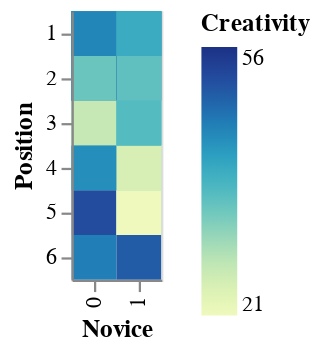

Notebook source saved alongside this figure:
### Code cell
# 2D Heat Map
alt.Chart(data).mark_rect().encode(
    x='Novice:N',
    y='Position:N',
    color='Creativity:Q'
)

### Figure 1 — Vega-Lite specification as saved in the notebook (floating-point values rounded to 4 significant figures)
{"config": {"view": {"continuousWidth": 400, "continuousHeight": 300}}, "data": {"name": "data-4ffd5b5505ca846f21f4f9c23f4f1061"}, "mark": "rect", "encoding": {"color": {"field": "Creativity", "type": "quantitative"}, "x": {"field": "Novice", "type": "nominal"}, "y": {"field": "Position", "type": "nominal"}}, "$schema": "https://vega.github.io/schema/vega-lite/v4.17.0.json", "datasets": {"data-4ffd5b5505ca846f21f4f9c23f4f1061": [{"Unnamed: 0": 1, "Creativity": 53, "Position": 1, "Novice": 0}, {"Unnamed: 0": 2, "Creativity": 36, "Position": 3, "Novice": 1}, {"Unnamed: 0": 3, "Creativity": 31, "Position": 4, "Novice": 0}, {"Unnamed: 0": 4, "Creativity": 43, "Position": 2, "Novice": 0}, {"Unnamed: 0": 5, "Creativity": 30, "Position": 4, "Novice": 1}, {"Unnamed: 0": 6, "Creativity": 41, "Position": 1, "Novice": 0}, {"Unnamed: 0": 7, "Creativity": 32, "Position": 4, "Novice": 0}, {"Unnamed: 0": 8, "Creativity": 54, "Position": 1, "Novice": 1}, {"Unnamed: 0": 9, "Creativity": 47, "Position": 2, "Novice": 1}, {"Unnamed: 0": 10, "Creativity": 50, "Position": 2, "Novice": 0}, {"Unnamed: 0": 11, "Creativity": 56, "Position": 1, "Novice": 0}, {"Unnamed: 0": 12, "Creativity": 50, "Position": 1, "Novice": 0}, {"Unnamed: 0": 13, "Creativity": 34, "Position": 1, "Novice": 1}, {"Unnamed: 0": 14, "Creativity": 41, "Position": 4, "Novice": 0}, {"Unnamed: 0": 15, "Creativity": 52, "Position": 5, "Novice": 0}, {"Unnamed: 0": 16, "Creativity": 38, "Position": 1, "Novice": 0}, {"Unnamed: 0": 17, "Creativity": 35, "Position": 2, "Novice": 1}, {"Unnamed: 0": 18, "Creativity": 35, "Position": 3, "Novice": 1}, {"Unnamed: 0": 19, "Creativity": 48, "Position": 1, "Novice": 0}, {"Unnamed: 0": 20, "Creativity": 38, "Position": 1, "Novice": 1}, {"Unnamed: 0": 21, "Creativity": 43, "Position": 2, "Novice": 1}, {"Unnamed: 0": 22, "Creativity": 38, "Position": 3, "Novice": 1}, {"Unnamed: 0": 23, "Creativity": 39, "Position": 1, "Novice": 1}, {"Unnamed: 0": 24, "Creativity": 51, "Position": 1, "Novice": 0}, {"Unnamed: 0": 25, "Creativity": 26, "Position": 3, "Novice": 0}, {"Unnamed: 0": 26, "Creativity": 31, "Position": 4, "Novice": 1}, {"Unnamed: 0": 27, "Creativity": 45, "Position": 1, "Novice": 0}, {"Unnamed: 0": 28, "Creativity": 31, "Position": 3, "Novice": 0}, {"Unnamed: 0": 29, "Creativity": 34, "Position": 2, "Novice": 1}, {"Unnamed: 0": 30, "Creativity": 35, "Position": 5, "Novice": 1}, {"Unnamed: 0": 31, "Creativity": 39, "Position": 2, "Novice": 1}, {"Unnamed: 0": 32, "Creativity": 50, "Position": 2, "Novice": 1}, {"Unnamed: 0": 33, "Creativity": 53, "Position": 1, "Novice": 1}, {"Unnamed: 0": 34, "Creativity": 38, "Position": 2, "Novice": 0}, {"Unnamed: 0": 35, "Creativity": 37, "Position": 3, "Novice": 0}, {"Unnamed: 0": 36, "Creativity": 34, "Position": 2, "Novice": 1}, {"Unnamed: 0": 37, "Creativity": 30, "Position": 1, "Novice": 0}, {"Unnamed: 0": 38, "Creativity": 46, "Position": 6, "Novice": 0}, {"Unnamed: 0": 39, "Creativity": 36, "Position": 2, "Novice": 1}, {"Unnamed: 0": 40, "Creativity": 26, "Position": 1, "Novice": 1}, {"Unnamed: 0": 41, "Creativity": 41, "Position": 1, "Novice": 1}, {"Unnamed: 0": 42, "Creativity": 50, "Position": 6, "Novice": 1}, {"Unnamed: 0": 43, "Creativity": 43, "Position": 1, "Novice": 0}, {"Unnamed: 0": 44, "Creativity": 54, "Position": 2, "Novice": 0}, {"Unnamed: 0": 45, "Creativity": 39, "Position": 1, "Novice": 1}, {"Unnamed: 0": 46, "Creativity": 51, "Position": 2, "Novice": 0}, {"Unnamed: 0": 47, "Creativity": 47, "Position": 1, "Novice": 0}, {"Unnamed: 0": 48, "Creativity": 38, "Position": 3, "Novice": 1}, {"Unnamed: 0": 49, "Creativity": 32, "Position": 1, "Novice": 0}, {"Unnamed: 0": 50, "Creativity": 28, "Position": 4, "Novice": 1}, {"Unnamed: 0": 51, "Creativity": 39, "Position": 1, "Novice": 0}, {"Unnamed: 0": 52, "Creativity": 42, "Position": 1, "Novice": 1}, {"Unnamed: 0": 53, "Creativity": 44, "Position": 2, "Novice": 0}, {"Unnamed: 0": 54, "Creativity": 21, "Position": 5, "Novice": 1}, {"Unnamed: 0": 55, "Creativity": 43, "Position": 1, "Novice": 1}, {"Unnamed: 0": 56, "Creativity": 39, "Position": 3, "Novice": 1}, {"Unnamed: 0": 57, "Creativity": 42, "Position": 1, "Novice": 1}, {"Unnamed: 0": 58, "Creativity": 35, "Position": 2, "Novice": 0}, {"Unnamed: 0": 59, "Creativity": 52, "Position": 1, "Novice": 0}, {"Unnamed: 0": 60, "Creativity": 39, "Position": 1, "Novice": 0}, {"Unnamed: 0": 61, "Creativity": 45, "Position": 1, "Novice": 0}, {"Unnamed: 0": 62, "Creativity": 25, "Position": 4, "Novice": 1}, {"Unnamed: 0": 63, "Creativity": 41, "Position": 1, "Novice": 1}, {"Unnamed: 0": 64, "Creativity": 35, "Position": 3, "Novice": 1}, {"Unnamed: 0": 65, "Creativity": 27, "Position": 3, "Novice": 0}, {"Unnamed: 0": 66, "Creativity": 44, "Position": 4, "Novice": 0}, {"Unnamed: 0": 67, "Creativity": 37, "Position": 3, "Novice": 1}, {"Unnamed: 0": 68, "Creativity": 40, "Position": 1, "Novice": 1}]}}
